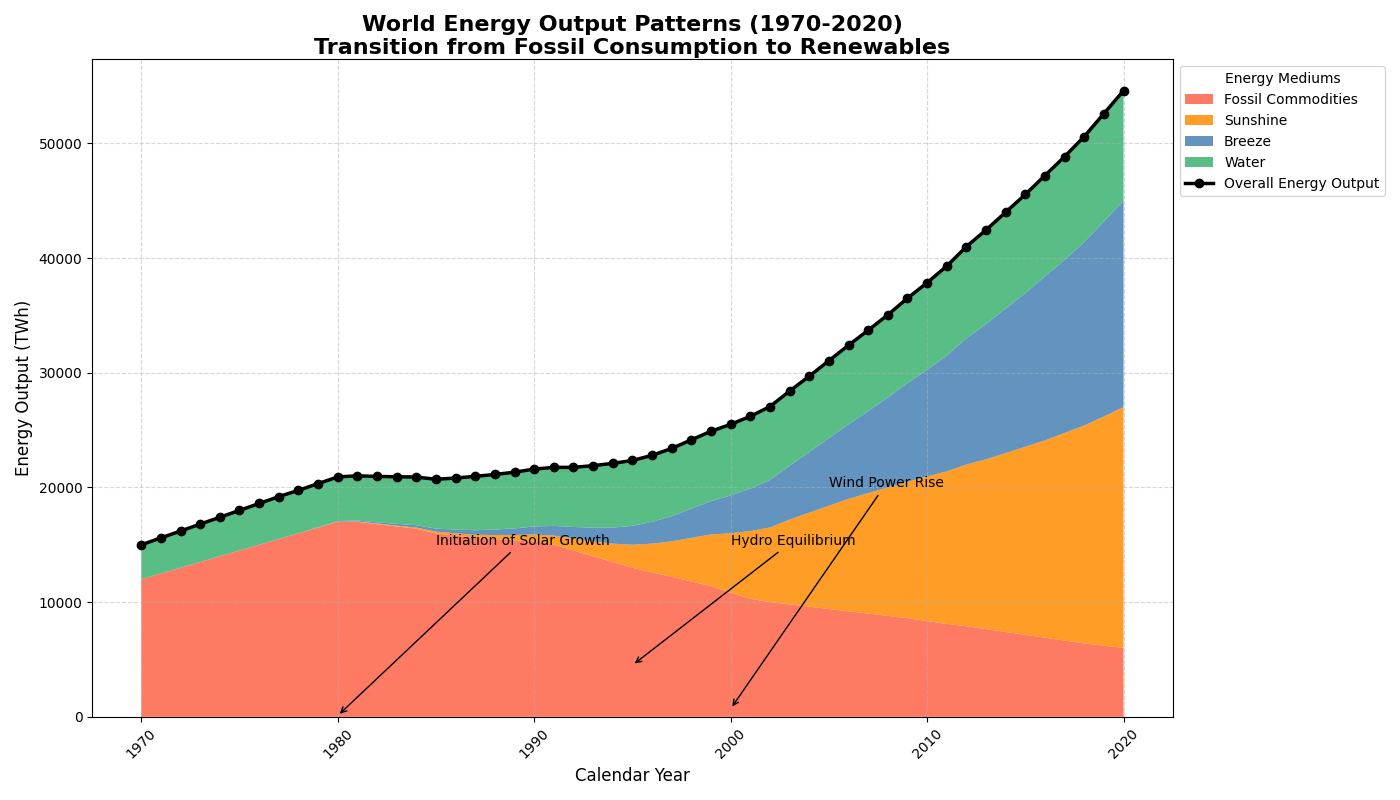

Here is the Python script that generated this plot:
import matplotlib.pyplot as plt
import numpy as np

years = np.arange(1970, 2021)

fossil_fuels = [12000, 12500, 13000, 13500, 14000, 14500, 15000, 15500, 16000, 16500,
                17000, 17000, 16800, 16600, 16400, 16000, 15800, 15600, 15500, 15400,
                15300, 15000, 14500, 14000, 13500, 13000, 12600, 12200, 11800, 11400,
                10800, 10300, 10000, 9800, 9600, 9400, 9200, 9000, 8800, 8600,
                8350, 8100, 7900, 7650, 7400, 7150, 6900, 6650, 6400, 6200, 6000]

solar = [0, 0, 0, 0, 0, 0, 0, 0, 0, 10,
         20, 30, 50, 70, 100, 150, 200, 270, 350, 450,
         600, 800, 1050, 1300, 1600, 2000, 2500, 3100, 3800, 4500,
         5200, 5900, 6500, 7400, 8200, 9000, 9800, 10500, 11200, 11900,
         12600, 13300, 14100, 14800, 15600, 16400, 17200, 18100, 19000, 20000, 21000]

wind = [0, 0, 0, 0, 0, 0, 0, 0, 0, 20,
        50, 80, 110, 160, 210, 260, 320, 400, 480, 580,
        700, 850, 1000, 1200, 1400, 1650, 1900, 2200, 2550, 2900,
        3300, 3700, 4150, 4700, 5300, 5900, 6500, 7150, 7850, 8600,
        9300, 10100, 11000, 11800, 12600, 13400, 14300, 15100, 16000, 17000, 18000]

hydro = [3000, 3100, 3200, 3300, 3400, 3500, 3600, 3700, 3750, 3800,
         3850, 3900, 4000, 4100, 4200, 4300, 4500, 4700, 4800, 4900,
         5000, 5100, 5200, 5400, 5600, 5700, 5800, 5900, 6000, 6100,
         6200, 6300, 6400, 6500, 6600, 6750, 6900, 7050, 7200, 7400,
         7600, 7800, 8000, 8200, 8400, 8600, 8800, 9000, 9200, 9400, 9600]

fossil_fuels = np.array(fossil_fuels)
solar = np.array(solar)
wind = np.array(wind)
hydro = np.array(hydro)

energy_data = np.row_stack([fossil_fuels, solar, wind, hydro])

sources = ['Fossil Commodities', 'Sunshine', 'Breeze', 'Water']
colors = ['#FF6347', '#FF8C00', '#4682B4', '#3CB371']

fig, ax = plt.subplots(figsize=(14, 8))
ax.stackplot(years, energy_data, labels=sources, colors=colors, alpha=0.85)

total_energy = energy_data.sum(axis=0)
ax.plot(years, total_energy, color='black', linewidth=2.5, marker='o', label='Overall Energy Output')

ax.set_title("World Energy Output Patterns (1970-2020)\nTransition from Fossil Consumption to Renewables", 
             fontsize=16, fontweight='bold', wrap=True)
ax.set_xlabel('Calendar Year', fontsize=12)
ax.set_ylabel('Energy Output (TWh)', fontsize=12)

ax.grid(True, linestyle='--', alpha=0.5)

ax.legend(loc='upper left', bbox_to_anchor=(1, 1), fontsize=10, title='Energy Mediums')

ax.annotate('Initiation of Solar Growth', xy=(1980, 100), xytext=(1985, 15000),
            arrowprops=dict(facecolor='black', arrowstyle='->'), fontsize=10)
ax.annotate('Wind Power Rise', xy=(2000, 700), xytext=(2005, 20000),
            arrowprops=dict(facecolor='black', arrowstyle='->'), fontsize=10)
ax.annotate('Hydro Equilibrium', xy=(1995, 4500), xytext=(2000, 15000),
            arrowprops=dict(facecolor='black', arrowstyle='->'), fontsize=10)

plt.xticks(rotation=45)

plt.tight_layout()

plt.show()
